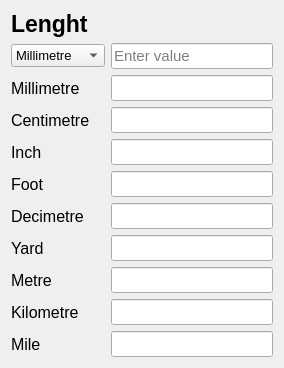
          <widget class="QWidget" name="scrollAreaWidgetContents">
           <property name="geometry">
            <rect>
             <x>0</x>
             <y>0</y>
             <width>284</width>
             <height>359</height>
            </rect>
           </property>
           <property name="font">
            <font>
             <pointsize>11</pointsize>
            </font>
           </property>
           <layout class="QGridLayout" name="gridLayout_3">
            <item row="6" column="0">
             <widget class="QLabel" name="label_6">
              <property name="font">
               <font>
                <pointsize>12</pointsize>
               </font>
              </property>
              <property name="text">
               <string>Decimetre</string>
              </property>
             </widget>
            </item>
            <item row="4" column="0">
             <widget class="QLabel" name="label_4">
              <property name="font">
               <font>
                <pointsize>12</pointsize>
               </font>
              </property>
              <property name="text">
               <string>Inch</string>
              </property>
             </widget>
            </item>
            <item row="2" column="0">
             <widget class="QLabel" name="label">
              <property name="font">
               <font>
                <pointsize>12</pointsize>
               </font>
              </property>
              <property name="text">
               <string>Millimetre</string>
              </property>
             </widget>
            </item>
            <item row="5" column="0">
             <widget class="QLabel" name="label_5">
              <property name="font">
               <font>
                <pointsize>12</pointsize>
               </font>
              </property>
              <property name="text">
               <string>Foot</string>
              </property>
             </widget>
            </item>
            <item row="5" column="1">
             <widget class="QLineEdit" name="lineEdit_7">
              <property name="readOnly">
               <bool>true</bool>
              </property>
             </widget>
            </item>
            <item row="8" column="1">
             <widget class="QLineEdit" name="lineEdit_10">
              <property name="readOnly">
               <bool>true</bool>
              </property>
             </widget>
            </item>
            <item row="10" column="1">
             <widget class="QLineEdit" name="lineEdit_12">
              <property name="readOnly">
               <bool>true</bool>
              </property>
             </widget>
            </item>
            <item row="8" column="0">
             <widget class="QLabel" name="label_8">
              <property name="font">
               <font>
                <pointsize>12</pointsize>
               </font>
              </property>
              <property name="text">
               <string>Metre</string>
              </property>
             </widget>
            </item>
            <item row="4" column="1">
             <widget class="QLineEdit" name="lineEdit_6">
              <property name="readOnly">
               <bool>true</bool>
              </property>
             </widget>
            </item>
            <item row="3" column="1">
             <widget class="QLineEdit" name="lineEdit_5">
              <property name="readOnly">
               <bool>true</bool>
              </property>
             </widget>
            </item>
            <item row="7" column="0">
             <widget class="QLabel" name="label_7">
              <property name="font">
               <font>
                <pointsize>12</pointsize>
               </font>
              </property>
              <property name="text">
               <string>Yard</string>
              </property>
             </widget>
            </item>
            <item row="9" column="1">
             <widget class="QLineEdit" name="lineEdit_11">
              <property name="readOnly">
               <bool>true</bool>
              </property>
             </widget>
            </item>
            <item row="3" column="0">
             <widget class="QLabel" name="label_3">
              <property name="font">
               <font>
                <pointsize>12</pointsize>
               </font>
              </property>
              <property name="text">
               <string>Centimetre</string>
              </property>
             </widget>
            </item>
            <item row="6" column="1">
             <widget class="QLineEdit" name="lineEdit_8">
              <property name="readOnly">
               <bool>true</bool>
              </property>
             </widget>
            </item>
            <item row="1" column="0">
             <widget class="QComboBox" name="comboBox">
              <property name="font">
               <font>
                <pointsize>10</pointsize>
               </font>
              </property>
              <item>
               <property name="text">
                <string>Millimetre</string>
               </property>
              </item>
              <item>
               <property name="text">
                <string>Centimeter</string>
               </property>
              </item>
              <item>
               <property name="text">
                <string>Inch</string>
               </property>
              </item>
              <item>
               <property name="text">
                <string>Foot</string>
               </property>
              </item>
              <item>
               <property name="text">
                <string>Decimetre</string>
               </property>
              </item>
              <item>
               <property name="text">
                <string>Yard</string>
               </property>
              </item>
              <item>
               <property name="text">
                <string>Metre</string>
               </property>
              </item>
              <item>
               <property name="text">
                <string>Kilometre</string>
               </property>
              </item>
              <item>
               <property name="text">
                <string>Mile</string>
               </property>
              </item>
             </widget>
            </item>
            <item row="2" column="1">
             <widget class="QLineEdit" name="lineEdit_2">
              <property name="readOnly">
               <bool>true</bool>
              </property>
             </widget>
            </item>
            <item row="9" column="0">
             <widget class="QLabel" name="label_9">
              <property name="font">
               <font>
                <pointsize>12</pointsize>
               </font>
              </property>
              <property name="text">
               <string>Kilometre</string>
              </property>
             </widget>
            </item>
            <item row="1" column="1">
             <widget class="QLineEdit" name="lineEdit">
              <property name="inputMethodHints">
               <set>Qt::ImhNone</set>
              </property>
              <property name="inputMask">
               <string/>
              </property>
              <property name="text">
               <string/>
              </property>
              <property name="frame">
               <bool>true</bool>
              </property>
              <property name="dragEnabled">
               <bool>true</bool>
              </property>
              <property name="readOnly">
               <bool>false</bool>
              </property>
              <property name="placeholderText">
               <string>Enter value</string>
              </property>
              <property name="clearButtonEnabled">
               <bool>true</bool>
              </property>
             </widget>
            </item>
            <item row="7" column="1">
             <widget class="QLineEdit" name="lineEdit_9">
              <property name="readOnly">
               <bool>true</bool>
              </property>
             </widget>
            </item>
            <item row="10" column="0">
             <widget class="QLabel" name="label_10">
              <property name="font">
               <font>
                <pointsize>12</pointsize>
               </font>
              </property>
              <property name="text">
               <string>Mile</string>
              </property>
             </widget>
            </item>
            <item row="0" column="0" colspan="2">
             <widget class="QLabel" name="label_11">
              <property name="font">
               <font>
                <pointsize>17</pointsize>
                <weight>75</weight>
                <bold>true</bold>
                <strikeout>false</strikeout>
                <kerning>true</kerning>
               </font>
              </property>
              <property name="text">
               <string>Lenght</string>
              </property>
             </widget>
            </item>
            <item row="11" column="1">
             <spacer name="verticalSpacer_5">
              <property name="orientation">
               <enum>Qt::Vertical</enum>
              </property>
              <property name="sizeHint" stdset="0">
               <size>
                <width>20</width>
                <height>40</height>
               </size>
              </property>
             </spacer>
            </item>
           </layout>
          </widget>
